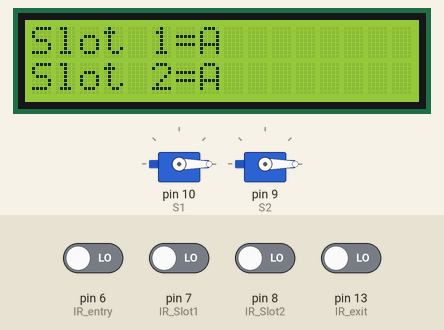
Bench run of a sketch on a simulated Arduino Uno, built with avr-gcc and run on an emulated ATmega328P. Parts: 2 × servo, 16×2 character LCD. The test bench sets the inputs (shaded band); at power-on: pin 6 (IR_entry), pin 7 (IR_Slot1), pin 8 (IR_Slot2), pin 13 (IR_exit) LOW.

Above: at 5.2 s.
5.3 s: pin 7 (IR_Slot1) driven HIGH
At 6.0 s:
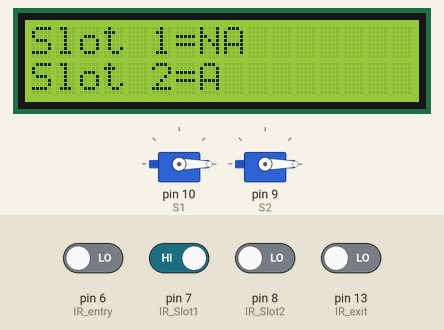
6.8 s: pin 8 (IR_Slot2) driven HIGH
At 7.1 s:
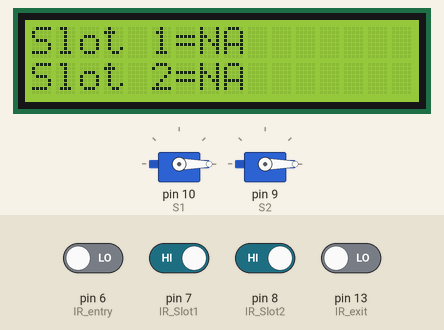
8.3 s: pin 7 (IR_Slot1) driven LOW
At 9.5 s:
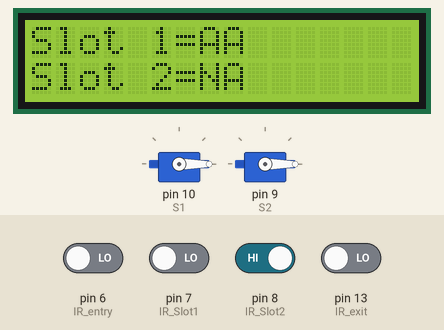
9.8 s: pin 8 (IR_Slot2) driven LOW
At 10.6 s:
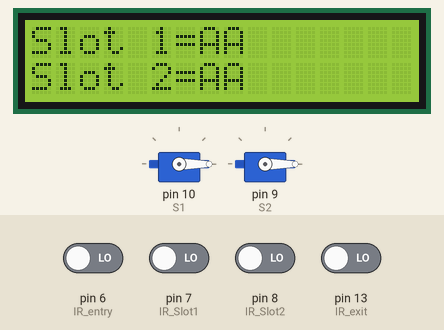
11.3 s: pin 7 (IR_Slot1) driven HIGH
At 11.7 s:
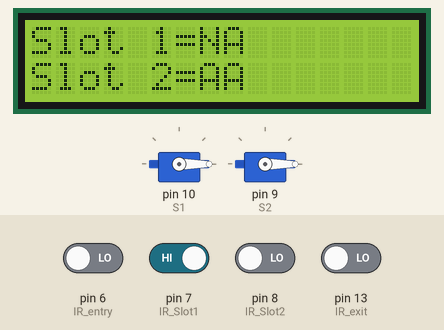
12.8 s: pin 6 (IR_entry) driven HIGH
At 14.0 s:
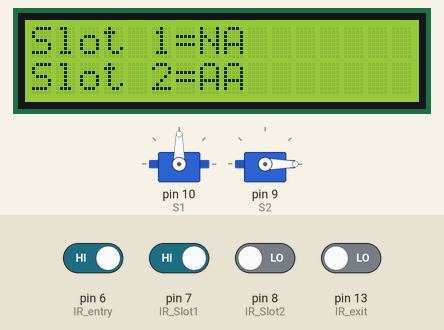
Timing chart, 0 to 15.3 s (numbered marks = the images above; inputs shaded):
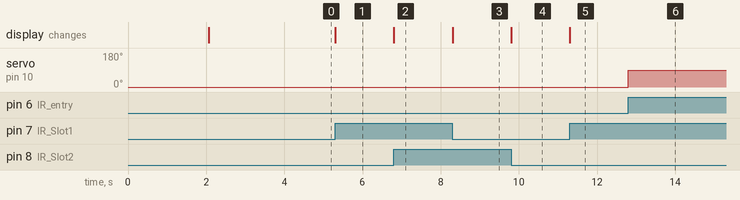

Measured:
- after the input at 5.3 s, the display: changes at once (image 1)
- after the input at 6.8 s, the display: changes at once (image 2)
- after the input at 8.3 s, the display: changes at once (image 3)
- after the input at 9.8 s, the display: changes at once (image 4)
- after the input at 11.3 s, the display: changes at once (image 5)
- after the input at 12.8 s, servo on pin 10 (S1): 0° → 90° at once

The sketch:

code.ino
```cpp
#include<LiquidCrystal.h>
#include<Servo.h>

Servo S1,S2;
#define IR_Slot1 7
#define IR_Slot2 8
#define IR_entry 6
#define IR_exit 13

int pos=0;
LiquidCrystal lcd(12, 11, 5, 4, 3, 2);
void setup()
{
  S1.attach(10);
  S2.attach(9);

  S1.write(pos);
  S2.write(pos);

  pinMode(IR_Slot1,INPUT);
  pinMode(IR_Slot2,INPUT);
  pinMode(IR_entry,INPUT);
  pinMode(IR_exit,INPUT);

  lcd.begin(16, 2);
  lcd.print("Smart Parking");
  lcd.setCursor(0,1);
  lcd.print("    System");
  delay(2000);
  lcd.clear();
  lcd.setCursor(0,0);
  lcd.print("Slot 1=A");
  lcd.setCursor(0,1);
  lcd.print("Slot 2=A");
   delay(2000);
}
  void loop()
  {
    if(digitalRead(IR_Slot1)==HIGH)
    {
      lcd.setCursor(0,0);
      lcd.print("Slot 1=NA");
    }
    else
    {lcd.setCursor(0,0);
      lcd.print("Slot 1=A");
    }
    if(digitalRead(IR_Slot2)==HIGH)
    {
      lcd.setCursor(0,1);
      lcd.print("Slot 2=NA");
    }
    else
    {lcd.setCursor(0,1);
      lcd.print("Slot 2=A");
    }
    if(digitalRead(IR_entry)==HIGH)
    {
      S1.write(pos+90);
    }
    else
    {
      S1.write(pos);
    }
    if(digitalRead(IR_exit)==HIGH)
    {
      S2.write(pos+90);
    }
    else
    {
      S2.write(pos);
    }
  }
```
